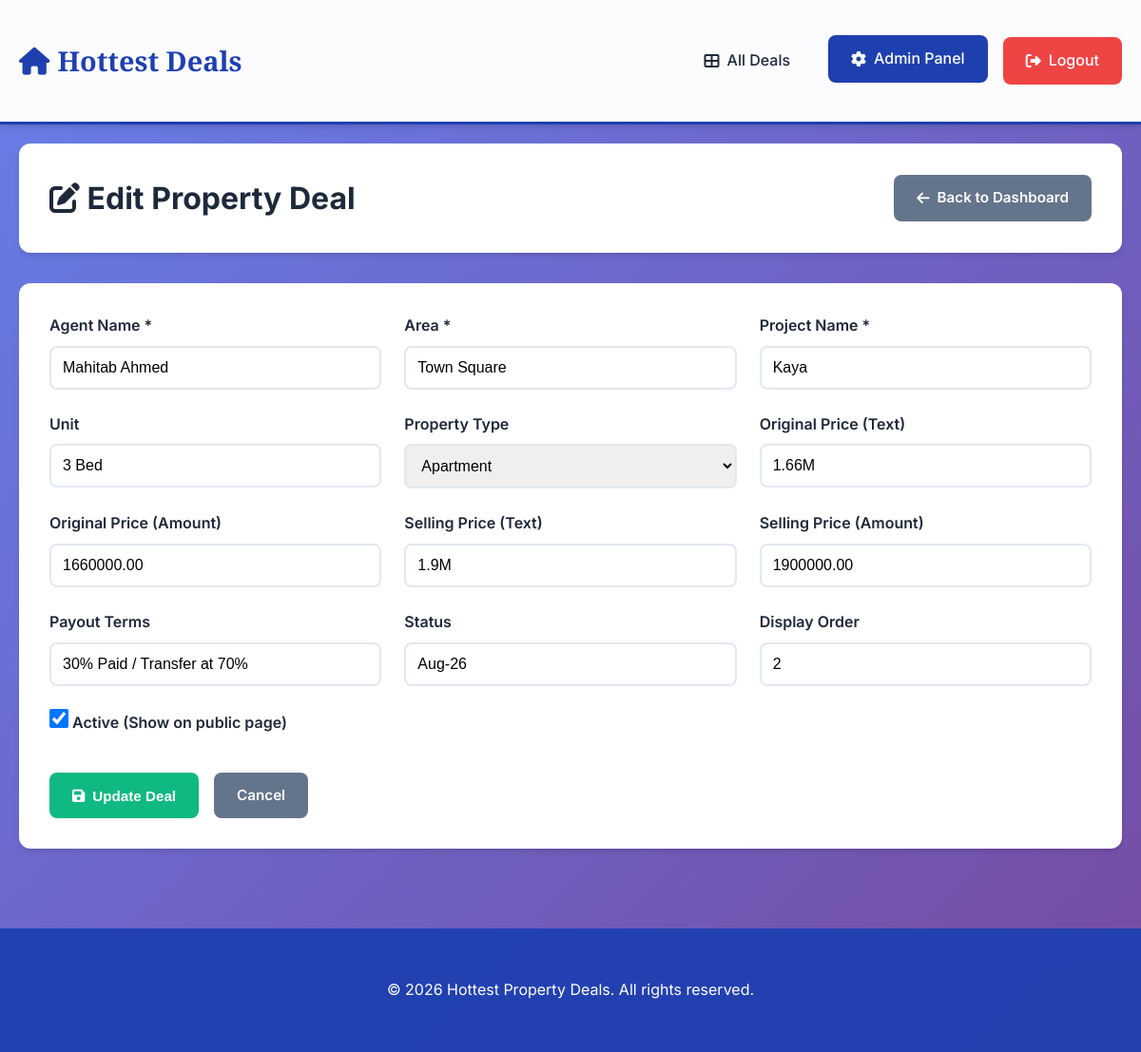
/admin/edit.php?id=2 (signed in), run on the app's committed database.
### tables this page shows
CREATE TABLE `hottest_deals` (
  `id` int(10) unsigned NOT NULL AUTO_INCREMENT,
  `agent_name` varchar(100) NOT NULL,
  `area` varchar(150) NOT NULL,
  `project_name` varchar(150) NOT NULL,
  `unit` varchar(50) DEFAULT NULL,
  `property_type` varchar(50) DEFAULT NULL,
  `op_text` varchar(30) DEFAULT NULL,
  `sp_text` varchar(30) DEFAULT NULL,
  `op_amount` decimal(15,2) DEFAULT NULL,
  `sp_amount` decimal(15,2) DEFAULT NULL,
  `payout` varchar(255) DEFAULT NULL,
  `status_text` varchar(100) DEFAULT NULL,
  `display_order` int(11) NOT NULL DEFAULT 0,
  `is_active` tinyint(1) NOT NULL DEFAULT 1,
  `created_at` timestamp NULL DEFAULT current_timestamp(),
  `updated_at` timestamp NULL DEFAULT current_timestamp() ON UPDATE current_timestamp(),
  PRIMARY KEY (`id`)
);

### admin/edit.php (the view, shortened to what this page needs)
<?php
$conn = getDbConnection();
$id = intval($_GET['id'] ?? 0);
$stmt = $conn->prepare("SELECT * FROM hottest_deals WHERE id = ?");
$stmt->bind_param('i', $id);
$stmt->execute();
$result = $stmt->get_result();
$deal = $result->fetch_assoc();
include '../includes/header.php';
?>
<div class="container">
    <div class="form-header">
        <h1><i class="fas fa-edit"></i> Edit Property Deal</h1>
        <a href="dashboard.php" class="btn btn-secondary"><i class="fas fa-arrow-left"></i> Back to Dashboard</a>
    </div>
    <form method="POST" class="admin-form">
        <div class="form-grid">
            <div class="form-group">
                <label>Agent Name *</label>
                <input type="text" name="agent_name" value="<?php echo htmlspecialchars($deal['agent_name']); ?>" required>
            </div>
            <div class="form-group">
                <label>Area *</label>
                <input type="text" name="area" value="<?php echo htmlspecialchars($deal['area']); ?>" required>
            </div>
            <div class="form-group">
                <label>Project Name *</label>
                <input type="text" name="project_name" value="<?php echo htmlspecialchars($deal['project_name']); ?>" required>
            </div>
            <div class="form-group">
                <label>Unit</label>
                <input type="text" name="unit" value="<?php echo htmlspecialchars($deal['unit'] ?? ''); ?>" placeholder="e.g., 3 Bed">
            </div>
            <div class="form-group">
                <label>Property Type</label>
                <select name="property_type">
                    <option value="Apartment" <?php echo $deal['property_type'] == 'Apartment' ? 'selected' : ''; ?>>Apartment</option>
                </select>
            </div>
            <div class="form-group">
                <label>Original Price (Text)</label>
                <input type="text" name="op_text" value="<?php echo htmlspecialchars($deal['op_text'] ?? ''); ?>" placeholder="e.g., 1.5M">
            </div>
            <div class="form-group">
                <label>Original Price (Amount)</label>
                <input type="number" name="op_amount" value="<?php echo $deal['op_amount']; ?>" step="0.01" placeholder="1500000.00">
            </div>
            <div class="form-group">
                <label>Selling Price (Text)</label>
                <input type="text" name="sp_text" value="<?php echo htmlspecialchars($deal['sp_text'] ?? ''); ?>" placeholder="e.g., 1.4M">
            </div>
            <div class="form-group">
                <label>Selling Price (Amount)</label>
                <input type="number" name="sp_amount" value="<?php echo $deal['sp_amount']; ?>" step="0.01" placeholder="1400000.00">
            </div>
            <div class="form-group">
                <label>Payout Terms</label>
                <input type="text" name="payout" value="<?php echo htmlspecialchars($deal['payout'] ?? ''); ?>" placeholder="e.g., 60% Paid">
            </div>
            <div class="form-group">
                <label>Status</label>
                <input type="text" name="status_text" value="<?php echo htmlspecialchars($deal['status_text'] ?? ''); ?>" placeholder="e.g., 2027, Ready">
            </div>
            <div class="form-group">
                <label>Display Order</label>
                <input type="number" name="display_order" value="<?php echo $deal['display_order']; ?>">
            </div>
        </div>
        <div class="form-group checkbox-group">
            <label>
                <input type="checkbox" name="is_active" <?php echo $deal['is_active'] ? 'checked' : ''; ?>>
                <span>Active (Show on public page)</span>
            </label>
        </div>
        <div class="form-actions">
            <button type="submit" class="btn btn-success"><i class="fas fa-save"></i> Update Deal</button>
            <a href="dashboard.php" class="btn btn-secondary">Cancel</a>
        </div>
    </form>
</div>
<?php
include '../includes/footer.php';
?>

### assets/style.css (style rules this page uses)
* { margin: 0; padding: 0; box-sizing: border-box; }
:root { --primary: #1e40af; --primary-dark: #1e3a8a; --secondary: #0ea5e9; --success: #10b981; --warning: #f59e0b; --danger: #ef4444; --light: #f8fafc; --dark: #1e293b; --border: #e2e8f0; --shadow: 0 4px 6px -1px rgba(0, 0, 0, 0.1), 0 2px 4px -1px rgba(0, 0, 0, 0.06); }
body { font-family: 'Inter', sans-serif; background: linear-gradient(135deg, #667eea 0%, #764ba2 100%); background-attachment: fixed; min-height: 100vh; color: var(--dark); line-height: 1.6; }
.container { max-width: 1400px; margin: 0 auto; padding: 20px; }
.btn { padding: 0.75rem 1.5rem; border: none; border-radius: 8px; font-weight: 600; cursor: pointer; transition: all 0.3s ease; text-decoration: none; display: inline-flex; align-items: center; gap: 0.5rem; font-size: 0.95rem; }
.btn-secondary { background: #64748b; color: white; }
.btn-success { background: var(--success); color: white; }
.form-header { background: white; padding: 2rem; border-radius: 12px; margin-bottom: 2rem; box-shadow: var(--shadow); display: flex; justify-content: space-between; align-items: center; }
.admin-form { background: white; padding: 2rem; border-radius: 12px; box-shadow: var(--shadow); }
.form-grid { display: grid; grid-template-columns: repeat(auto-fit, minmax(300px, 1fr)); gap: 1.5rem; margin-bottom: 1.5rem; }
.form-group { display: flex; flex-direction: column; }
.form-group label { margin-bottom: 0.5rem; font-weight: 600; color: var(--dark); }
.form-group input, .form-group select, .form-group textarea { padding: 0.75rem; border: 2px solid var(--border); border-radius: 8px; font-size: 1rem; transition: all 0.3s ease; }
.checkbox-group { flex-direction: row; align-items: center; gap: 0.5rem; }
.checkbox-group input[type="checkbox"] { width: 20px; height: 20px; cursor: pointer; }
.form-actions { display: flex; gap: 1rem; margin-top: 2rem; }

### data on the page
hottest_deals: agent_name "Mahitab Ahmed", area "Town Square", project_name "Kaya", unit "3 Bed", property_type "Apartment", op_text "1.66M", op_amount "1660000.00", sp_text "1.9M", sp_amount "1900000.00", payout "30% Paid / Transfer at 70%", status_text "Aug-26", display_order "2", is_active "☑"
